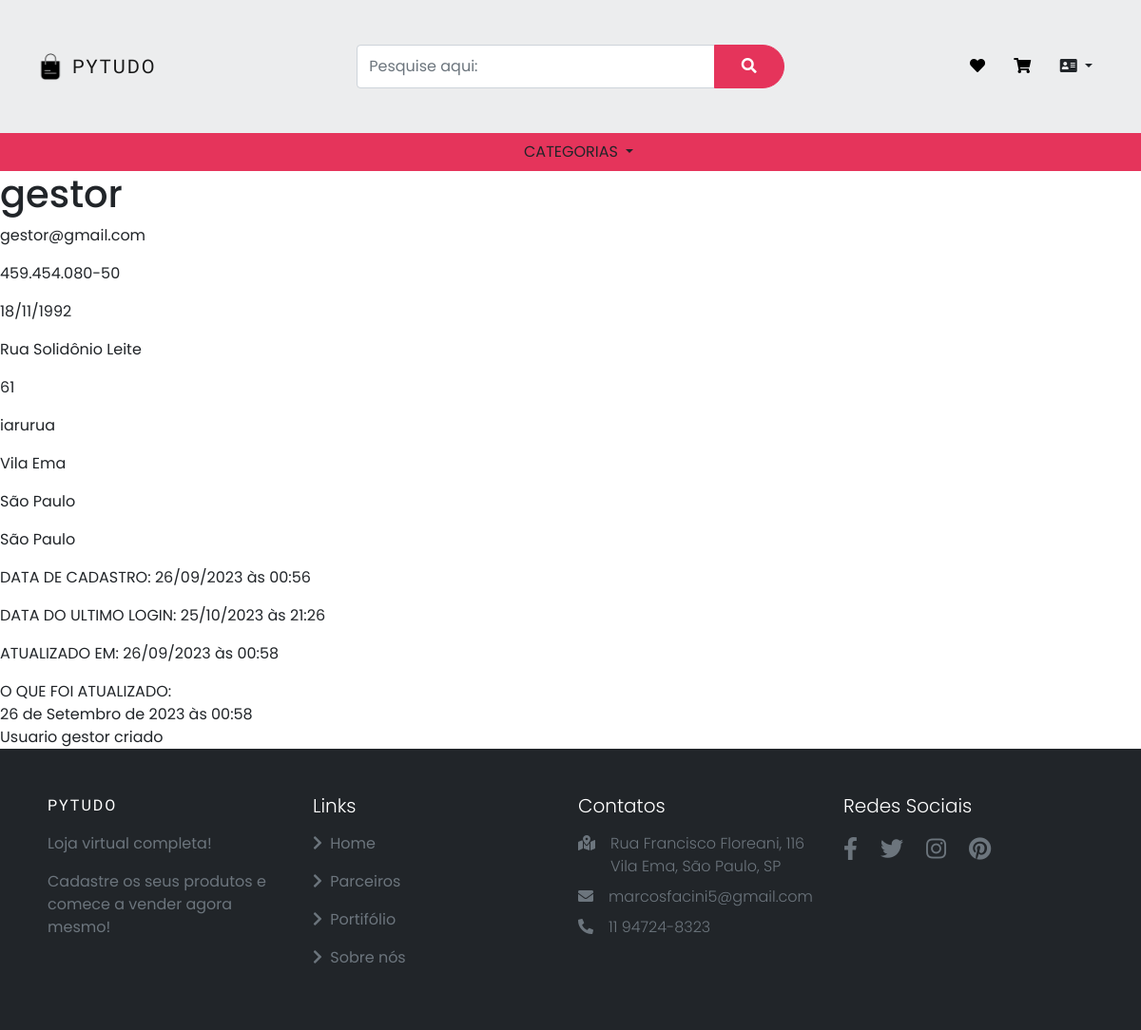
The page /usuarios/ver_usuario/27 on the database its author committed.
### usuarios/models.py (models this page shows, shortened)
class Usuarios(models.Model):
    ESTADOS_BRASILEIROS = (
        ('AC', 'Acre'),
        ('AL', 'Alagoas'),
        ('AP', 'Amapá'),
        ('AM', 'Amazonas'),
        ('BA', 'Bahia'),
        ('CE', 'Ceará'),
        ('DF', 'Distrito Federal'),
        ('ES', 'Espírito Santo'),
        ('GO', 'Goiás'),
        ('MA', 'Maranhão'),
        ('MT', 'Mato Grosso'),
        ('MS', 'Mato Grosso do Sul'),
        ('MG', 'Minas Gerais'),
        ('PA', 'Pará'),
        ('PB', 'Paraíba'),
        ('PR', 'Paraná'),
        ('PE', 'Pernambuco'),
        ('PI', 'Piauí'),
        ('RJ', 'Rio de Janeiro'),
        ('RN', 'Rio Grande do Norte'),
        ('RS', 'Rio Grande do Sul'),
        ('RO', 'Rondônia'),
        ('RR', 'Roraima'),
        ('SC', 'Santa Catarina'),
        ('SP', 'São Paulo'),
        ('SE', 'Sergipe'),
        ('TO', 'Tocantins'),
    )
    usuario = models.ForeignKey(settings.AUTH_USER_MODEL, on_delete=models.CASCADE)
    nome = models.CharField(max_length=40)
    cpf = CPFField('CPF')
    data_de_nascimento = models.DateField()
    celular = PhoneNumberField(null=False, blank=False)
    endereco = models.CharField(max_length=50)
    numero_endereco = models.CharField(max_length=10)
    complemento = models.CharField(max_length=50, blank=True, null= True)
    bairro = models.CharField(max_length=30)
    cidade = models.CharField(max_length=30)
    estado = models.CharField(max_length=2, choices=ESTADOS_BRASILEIROS)
    data_atualizacao = models.DateTimeField(auto_now=True, null=True)

class RegistroAlteracaoUsuario(models.Model):
    usuario = models.ForeignKey(Usuarios, on_delete=models.SET_NULL, null=True)
    data_atualizacao = models.DateTimeField(default=timezone.now)
    detalhes = models.TextField()

### usuarios/views.py (the view)
# urls.py: path('ver_usuario/<int:id>', views.ver_usuario, name='ver_usuario'),
def ver_usuario(request, id):
    usuario = Usuarios.objects.get(id=id)
    registros = RegistroAlteracaoUsuario.objects.filter(usuario_id=id)
    return render(request, 'ver_usuario.html', {'usuario': usuario, 'registros': registros})

### usuarios/templates/ver_usuario.html (shortened to what this page needs)
{% extends 'base.html' %}
{% load static %}
{% block 'head' %}
    <link href="{% static 'usuarios/css/ver_usuario.css' %}" rel="stylesheet">
{% endblock %}
{% block 'body' %}
    <div class="row">
        <div class="col-md">
            <h1 class="titulo">{{usuario.nome}}</h1>
            <p class="paragrafo">{{usuario.usuario}}</p>
            <p class="paragrafo">{{usuario.cpf}}</p>
            <p class="paragrafo">{{usuario.data_de_nascimento|date:"d/m/Y"}}</p>
            <p class="paragrafo">{{usuario.endereco}}</p>
            <p class="paragrafo">{{usuario.numero_endereco}}</p>
            {% if usuario.complemento %}
                <p class="paragrafo">{{usuario.complemento}}</p>
            {% endif %}
            <p class="paragrafo">{{usuario.bairro}}</p>
            <p class="paragrafo">{{usuario.cidade}}</p>
            <p class="paragrafo">{{usuario.get_estado_display}}</p>
            <p class="paragrafo">DATA DE CADASTRO: {{usuario.usuario.date_joined|date:"d/m/Y" }} às {{ usuario.usuario.date_joined|time:"H:i" }}</p>
            <p class="paragrafo">DATA DO ULTIMO LOGIN: {{usuario.usuario.last_login|date:"d/m/Y" }} às {{ usuario.usuario.last_login|time:"H:i" }} </p>
            <p class="paragrafo">ATUALIZADO EM: {{usuario.data_atualizacao|date:"d/m/Y" }} às {{usuario.data_atualizacao|time:"H:i" }}</p>
        </div>
    </div>
    <div>
        O QUE FOI ATUALIZADO:
        <br>
        {% for registro in registros %}
        {{registro.data_atualizacao}}
        <br>
        {{registro.detalhes}}
        <br>
        {% endfor %}
    </div>
{% endblock %}

### pytudo/templates/static/base/css/base.css (style rules this page uses)
:root { --lg-font: 'Kaisei Tokumin', serif; --sm-font: 'Poppins', sans-serif; --pink: #e5345b; }
body { font-family: var(--sm-font); background-color: #fff; }
.row { --bs-gutter-x: 0rem; }

### rows shown on the page
Usuarios: nome "gestor", usuario "gestor@gmail.com", cpf "459.454.080-50", data_de_nascimento "18/11/1992", endereco "Rua Solidônio Leite", numero_endereco "61", complemento "iarurua", bairro "Vila Ema", cidade "São Paulo", estado "São Paulo", usuario.date_joined "26/09/2023", usuario.date_joined "00:56", usuario.last_login "25/10/2023", usuario.last_login "21:26", data_atualizacao "26/09/2023", data_atualizacao "00:58"
RegistroAlteracaoUsuario: data_atualizacao "26 de Setembro de 2023 às 00:58", detalhes "Usuario gestor criado"
